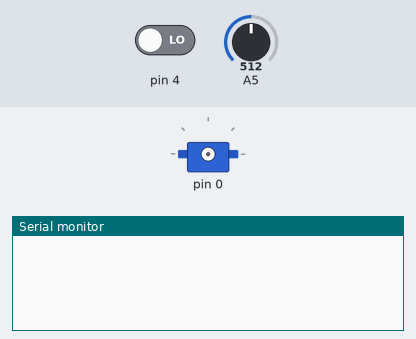
Simulated run of this sketch. Board: Arduino Uno, built with avr-gcc and run on an emulated ATmega328P. Shown: servo, the last lines printed to the serial monitor. Inputs (shaded band) come from the test bench; at power-on: pin 4 LOW, A5 = 512.

Above: at 1.2 s.
1.3 s: pin 4 driven HIGH
At 1.9 s:
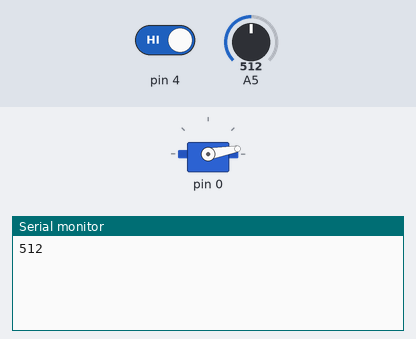
4.3 s: A5 set to 716
At 6.3 s:
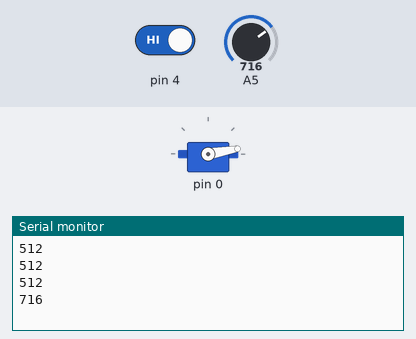
6.7 s: A5 set to 900
At 6.7 s:
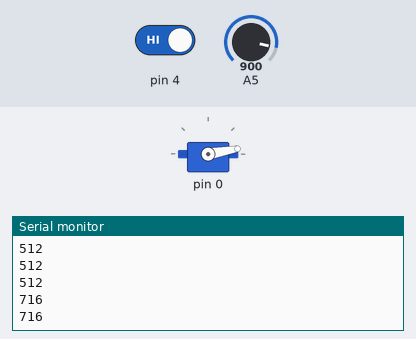
9.4 s: pin 4 driven LOW
Timing chart, 0 to 12.4 s (numbered marks = the images above; inputs shaded):
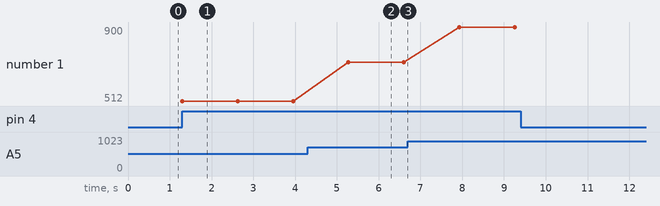

The sketch:

ZOD_Finger.ino
```cpp
#include<Servo.h>
//int servoPin = 7, button = 2, pot = A0;
int servoPin = PB0, button = PB4, pot = PB5;
void clicked() {
  Servo s1;
  s1.attach(servoPin);
  s1.write(10);
  Serial.println(analogRead(pot));
  delay(1325);
  s1.write(70);
  s1.detach();
}
void setup() {
 // attachInterrupt(button,clicked,HIGH);
  pinMode(button, INPUT);
  pinMode(pot, INPUT);
  Serial.begin(9600);

}

void loop() {
  if (digitalRead(button) == HIGH)
    clicked();

}
```

Measured:
- after the input at 1.3 s, the serial monitor: prints a new line at once (image 1)
- after the input at 4.3 s, the serial monitor: prints a new line after 0.98 s (image 2)
- plotted number 1: 512 → 716 after the input at 4.3 s, 716 → 900 after the input at 6.7 s
